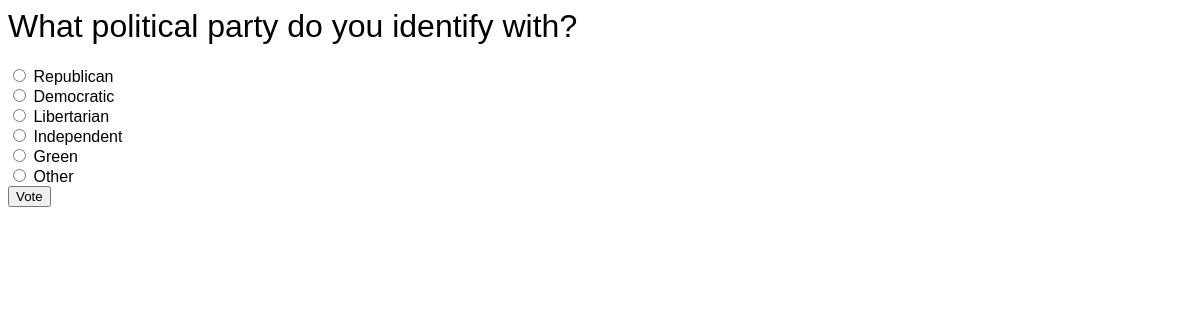
The app's page /polls/5/ with its own data.
### polls/models.py (models this page shows, shortened)
class Question(models.Model):
  question_text = models.CharField(max_length=200)
  pub_date = models.DateTimeField('date published')
  def was_published_recently(self):
    now = timezone.now()
    return now - datetime.timedelta(days=1) <= self.pub_date <= now
  was_published_recently.admin_order_field = 'pub_date'
  was_published_recently.boolean = True
  was_published_recently.short_description = 'Published recently?'

class Choice(models.Model):
  question = models.ForeignKey(Question, on_delete=models.CASCADE)
  choice_text = models.CharField(max_length=200)
  votes = models.IntegerField(default=0)

### polls/views.py (the view)
# urls.py: url(r'^(?P<pk>[0-9]+)/$', views.DetailView.as_view(), name='detail'),
class DetailView(generic.DetailView):
  model = Question
  template_name = 'polls/detail.html'
  def get_queryset(self):
    return Question.objects.filter(pub_date__lte=timezone.now())

### polls/templates/polls/detail.html (shortened to what this page needs)
<link rel="stylesheet" type="text/css" href="../../static/polls/styles.css"/>
<h1>{{ question.question_text }}</h1>
<form action="{% url 'polls:vote' question.id %}" method="post">
{% for choice in question.choice_set.all %}
  <input type="radio" name="choice" id="choice{{forloop.counter}}" value="{{ choice.id }}"/>
  <label for="choice{{ forloop.counter }}">{{ choice.choice_text }}</label><br/>
{% endfor %}
<input type="submit" value="Vote" />
</form>

### polls/static/polls/styles.css (style rules this page uses)
* { font-family: Helvetica; font-weight: lighter; }

### records on screen
Question: question_text "What political party do you identify with?"
Choice: choice_text "Republican"
Choice: choice_text "Democratic"
Choice: choice_text "Libertarian"
Choice: choice_text "Independent"
Choice: choice_text "Green"
Choice: choice_text "Other"
